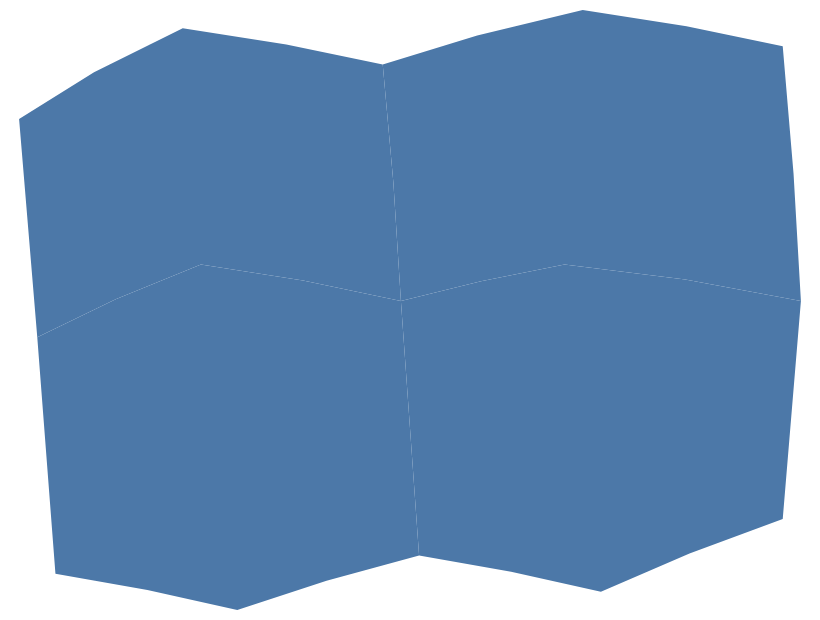

Here is the Vega-Lite specification saved for this chart:
### Vega-Lite specification from a JSON file in a GitHub repository (floating-point values rounded to 4 significant figures)
{"$schema": "https://vega.github.io/schema/vega-lite/v6.json", "padding": 5, "autosize": "none", "width": 400, "height": 300, "data": {"values": {"type": "FeatureCollection", "features": [{"type": "Feature", "properties": {"name": "west", "value": 3, "cat": "a"}, "geometry": {"type": "Polygon", "coordinates": [[[-11, 48], [-2, 52], [9, 50], [10, 36], [0, 33], [-10, 35], [-11, 48]]]}}, {"type": "Feature", "properties": {"name": "east", "value": 5, "cat": "b"}, "geometry": {"type": "Polygon", "coordinates": [[[9, 50], [18, 52], [31, 50], [30, 38], [20, 34], [10, 36], [9, 50]]]}}, {"type": "Feature", "properties": {"name": "north-west", "value": 2, "cat": "a"}, "geometry": {"type": "Polygon", "coordinates": [[[-12, 60], [-3, 65], [8, 63], [9, 50], [-2, 52], [-11, 48], [-12, 60]]]}}, {"type": "Feature", "properties": {"name": "north-east", "value": 8, "cat": "b"}, "geometry": {"type": "Polygon", "coordinates": [[[8, 63], [19, 66], [30, 64], [31, 50], [18, 52], [9, 50], [8, 63]]]}}]}, "format": {"property": "features"}}, "projection": {"type": "Equirectangular"}, "mark": "geoshape"}
